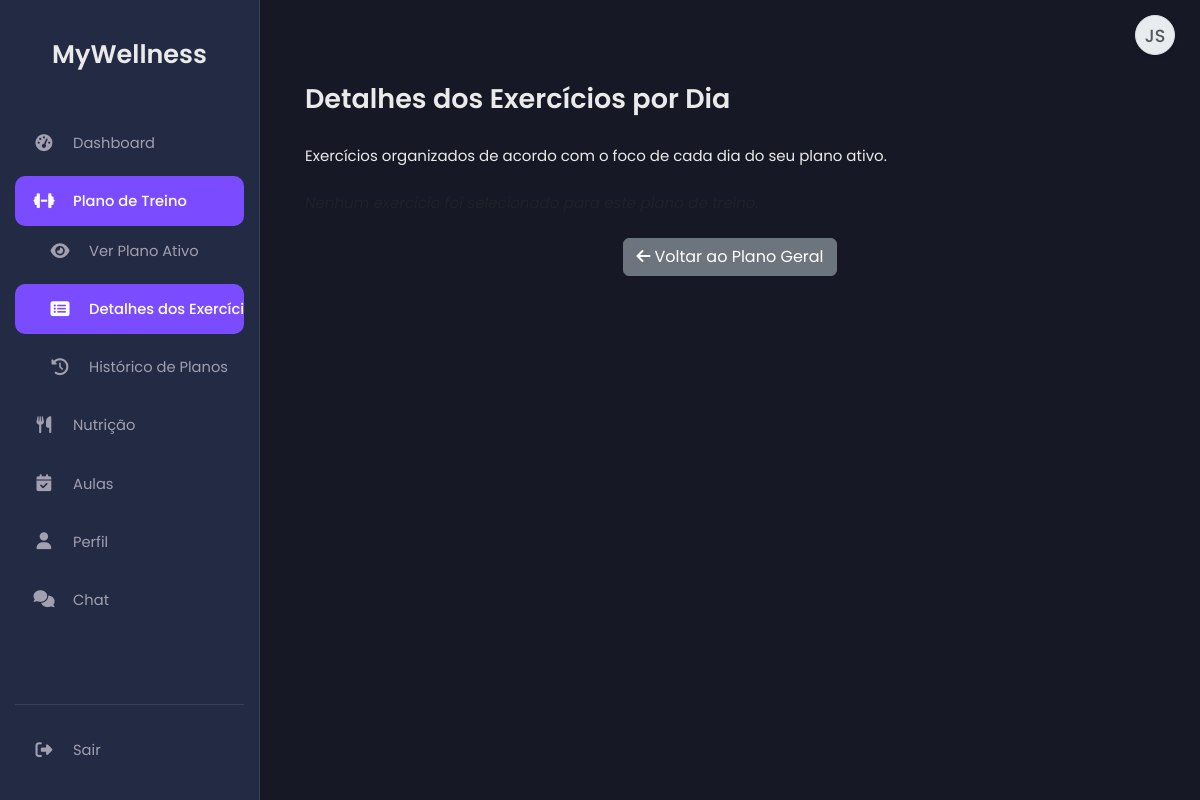
Before: /workout_plan_details.php (signed in) with the older database file.
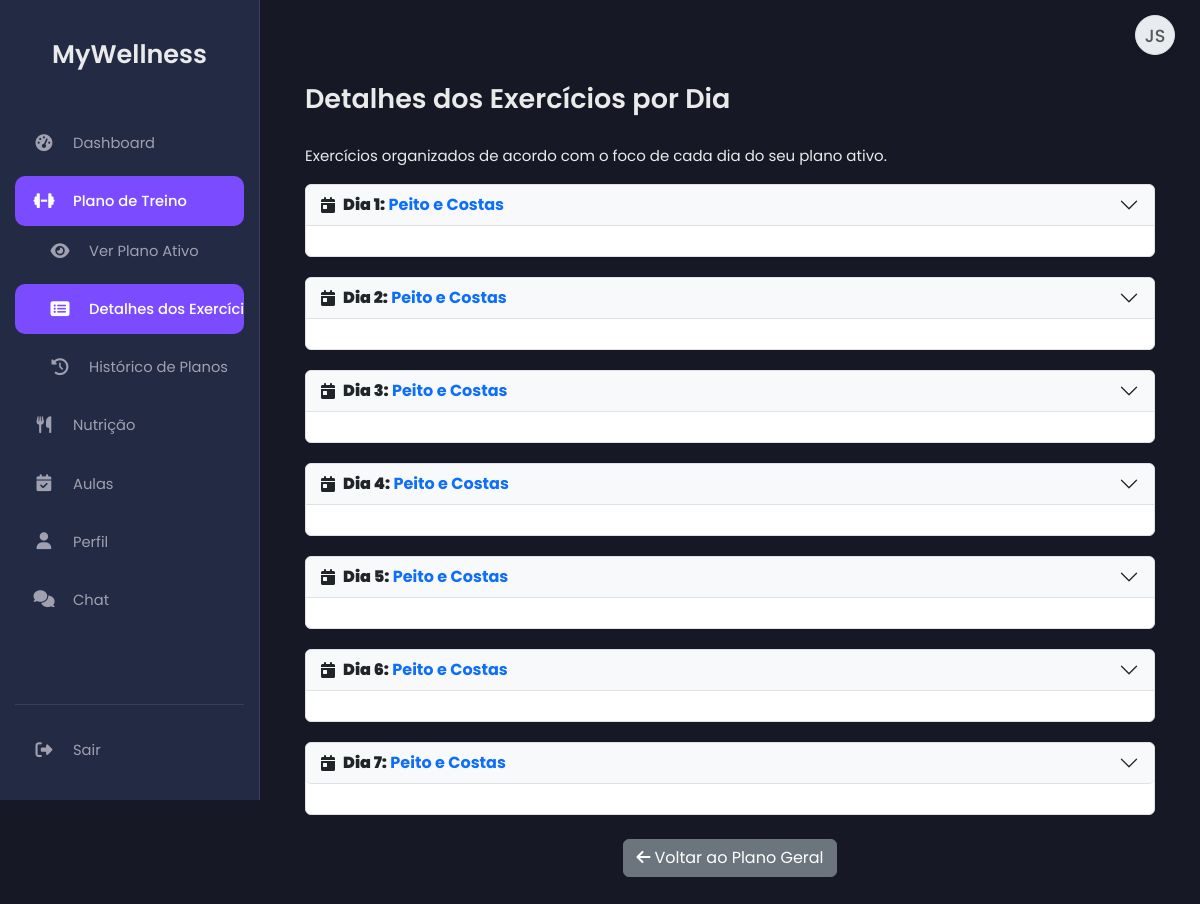
After: the same page with the newer database file.
### tables this page shows
CREATE TABLE `workout_plan_days` (
  `id` int(11) NOT NULL,
  `workout_plan_id` int(11) DEFAULT NULL,
  `day_name` varchar(255) NOT NULL,
  `day_details` text DEFAULT NULL,
  `day_option_id` int(11) DEFAULT NULL
);

CREATE TABLE `day_options` (
  `id` int(11) NOT NULL,
  `name` varchar(255) NOT NULL
);

### workout_plan_details.php (the view, shortened to what this page needs)
<?php
include 'db.php';
include 'header.php';
$active_page = basename($_SERVER['PHP_SELF']);
include 'sidebar_client.php';
$user_id = $_SESSION['user_id'];
$workout_plan = null;
$workout_plan_days = [];
$selected_exercises = [];
$page_error = '';
try {
    $stmt_client = $pdo->prepare("SELECT id FROM clients WHERE user_id = ? LIMIT 1");
    $stmt_client->execute([$user_id]);
    $client_data = $stmt_client->fetch();
    $client_id = $client_data['id'];
    $stmt_plan = $pdo->prepare("
        SELECT wp.id, wp.plan_details, wp.created_at, u.name as trainer_name
        FROM workout_plans wp
        JOIN users u ON wp.trainer_id = u.id
        WHERE wp.client_id = ? AND wp.is_active = 1
        LIMIT 1
    ");
    $stmt_plan->execute([$client_id]);
    $workout_plan = $stmt_plan->fetch();
    if ($workout_plan) {
        $workout_plan_id = $workout_plan['id'];
        $stmt_days = $pdo->prepare("
            SELECT wpd.day_name, do.name AS day_option_name
            FROM workout_plan_days wpd
            LEFT JOIN day_options do ON wpd.day_option_id = do.id
            WHERE wpd.workout_plan_id = ?
            ORDER BY FIELD(wpd.day_name, 'Dia 1', 'Dia 2', 'Dia 3', 'Dia 4', 'Dia 5', 'Dia 6', 'Dia 7')
        ");
        $stmt_days->execute([$workout_plan_id]);
        $workout_plan_days = $stmt_days->fetchAll();
        $stmt_exercises = $pdo->prepare("
            SELECT e.id, e.name, e.description, e.muscle_group, e.equipment, e.image, e.video_url
            FROM workout_plan_exercises wpe
            JOIN exercises e ON wpe.exercise_id = e.id
            WHERE wpe.workout_plan_id = ?
            ORDER BY e.muscle_group ASC, e.name ASC
        ");
        $stmt_exercises->execute([$workout_plan_id]);
        $selected_exercises = $stmt_exercises->fetchAll();
    } else {
        $page_error = "Nenhum plano de treino ativo encontrado. Contacte o seu treinador.";
    }
} catch (PDOException $e) {
    $page_error = "Erro ao carregar os detalhes do treino: " . $e->getMessage();
    error_log("Erro BD ao carregar detalhes do treino (workout_plan_details.php): " . $e->getMessage());
} catch (Exception $e) {
    $page_error = "Erro: " . $e->getMessage();
    error_log("Erro geral ao carregar detalhes do treino (workout_plan_details.php): " . $e->getMessage());
}
?>
<main class="main-content">
    <div class="container mt-5">
        <h2>Detalhes dos Exercícios por Dia</h2>
        <?php if ($page_error): ?>
            <div class="alert alert-warning"><?= htmlspecialchars($page_error) ?></div>
        <?php elseif ($workout_plan): ?>
            <p>Exercícios organizados de acordo com o foco de cada dia do seu plano ativo.</p>
            <div class="accordion workout-details-accordion" id="workoutPlanAccordionDetails">
                <?php
                if (!empty($workout_plan_days) && !empty($selected_exercises)):
                ?>
                    <?php foreach ($workout_plan_days as $index => $day): ?>
                        <?php
                            $day_id_suffix = preg_replace('/[^a-zA-Z0-9]/', '', $day['day_name']) . $index;
                            $day_option_name_original = trim($day['day_option_name'] ?? '');
                                ?>
                        <div class="accordion-item">
                            <h2 class="accordion-header" id="heading<?= $day_id_suffix ?>">
                                <button class="accordion-button collapsed" type="button" data-bs-toggle="collapse" data-bs-target="#collapse<?= $day_id_suffix ?>" aria-expanded="false" aria-controls="collapse<?= $day_id_suffix ?>">
                                     <i class="fas fa-calendar-day me-2"></i>
                                    <strong><?= htmlspecialchars($day['day_name']) ?>:</strong>&nbsp;
                                    <span class="text-primary"><?= htmlspecialchars($day_option_name_original ?: 'Não especificado') ?></span>
                                </button>
                            </h2>
                        </div>
                    <?php endforeach; ?>
                <?php elseif (empty($selected_exercises) && $workout_plan): ?>
                    <p class="text-muted fst-italic mt-4">Nenhum exercício foi selecionado para este plano de treino.</p>
                <?php elseif (empty($workout_plan_days) && $workout_plan): ?>
                    <p class="text-muted fst-italic mt-4">Os dias deste plano de treino ainda não foram configurados.</p>
                <?php endif; ?>
            </div>
        <?php endif; ?>
        <div class="text-center mt-4">
            <a href="workout_hub.php" class="btn btn-secondary"><i class="fas fa-arrow-left me-1"></i>Voltar ao Plano Geral</a>
        </div>
    </div>
</main>
<?php
include 'footer.php';
?>

### header.php (shortened to what this page needs)
<?php
$profile_pic_path = 'assets/img/profile_pics/';
$user_name_initials = '';
$profile_pic_src = null;
if (isset($_SESSION['user_id'])) {
    $profile_pic_file = $_SESSION['profile_picture'] ?? null;
    if ($profile_pic_file && file_exists($profile_pic_path . $profile_pic_file)) {
        $profile_pic_src = $profile_pic_path . $profile_pic_file;
    }
    elseif (isset($_SESSION['name'])) {
        $name_parts = explode(' ', trim($_SESSION['name']));
        $first_initial = !empty($name_parts[0]) ? strtoupper($name_parts[0][0]) : '';
        $last_initial = count($name_parts) > 1 ? strtoupper(end($name_parts)[0]) : '';
        $user_name_initials = $first_initial . $last_initial;
    }
}
?>
<!DOCTYPE html>
<html lang="pt-BR">
<head>
    <link rel="stylesheet" href="https://cdnjs.cloudflare.com/ajax/libs/font-awesome/6.4.0/css/all.min.css" />
    <link href="https://cdn.jsdelivr.net/npm/bootstrap@5.3.0/dist/css/bootstrap.min.css" rel="stylesheet">
    <link href='https://cdn.jsdelivr.net/npm/fullcalendar@6.1.11/main.min.css' rel='stylesheet' />
    <link rel="stylesheet" href="assets/css/dashboard_cliente.css">
    <link rel="stylesheet" href="assets/css/personalizacao_chat.css">
</head>
<body class="dashboard-body">
    <?php if (isset($_SESSION['user_id'])):  ?>
    <div class="profile-icon-container">
        <a href="profile.php" class="profile-icon" title="Ver Perfil">
            <?php if ($profile_pic_src):  ?>
                <img src="<?= htmlspecialchars($profile_pic_src) ?>?t=<?= time() ?>" alt="Foto de Perfil">
            <?php elseif ($user_name_initials):  ?>
                <span class="initials"><?= htmlspecialchars($user_name_initials) ?></span>
            <?php else:  ?>
                <i class="fas fa-user"></i>
            <?php endif; ?>
        </a>
    </div>
    <?php endif; ?>

### sidebar_client.php (shortened to what this page needs)
<aside class="sidebar">
    <div class="sidebar-header">
        <a href="dashboard.php" class="logo">MyWellness</a>
    </div>
    <nav>
        <ul class="sidebar-nav">
             <li><a href="dashboard.php" class="<?= ($active_page == 'dashboard.php') ? 'active' : ''; ?>"><i class="fas fa-tachometer-alt fa-fw"></i><span>Dashboard</span></a></li>
            <?php
                $workout_submenu_pages = ['workout_hub.php', 'workout_plan_history.php', 'workout_plan_details.php'];
                $is_workout_submenu_active = in_array($active_page, $workout_submenu_pages);
            ?>
            <li class="sidebar-item">
                <a href="#" class="sidebar-link has-arrow <?= $is_workout_submenu_active ? 'active' : ''; ?>" data-bs-toggle="collapse" data-bs-target="#workoutSubmenu" aria-expanded="<?= $is_workout_submenu_active ? 'true' : 'false'; ?>" aria-controls="workoutSubmenu">
                    <i class="fas fa-dumbbell fa-fw"></i>
                    <span>Plano de Treino</span>
                </a>
                <ul id="workoutSubmenu" class="sidebar-dropdown list-unstyled collapse <?= $is_workout_submenu_active ? 'show' : ''; ?>" data-bs-parent=".sidebar-nav">
                    <li class="sidebar-item">
                        <a href="workout_hub.php" class="sidebar-link <?= ($active_page == 'workout_hub.php') ? 'active' : ''; ?>">
                            <i class="fas fa-eye fa-fw ms-3"></i> <span>Ver Plano Ativo</span>
                        </a>
                    </li>
                    <li class="sidebar-item">
                        <a href="workout_plan_details.php" class="sidebar-link <?= ($active_page == 'workout_plan_details.php') ? 'active' : ''; ?>">
                            <i class="fas fa-list-alt fa-fw ms-3"></i> <span>Detalhes dos Exercícios</span>
                        </a>
                    </li>
                    <li class="sidebar-item">
                        <a href="workout_plan_history.php" class="sidebar-link <?= ($active_page == 'workout_plan_history.php') ? 'active' : ''; ?>">
                            <i class="fas fa-history fa-fw ms-3"></i> <span>Histórico de Planos</span>
                        </a>
                    </li>
                </ul>
            </li>
            <?php
                $nutrition_submenu_pages = ['nutrition_hub.php', 'recommendations_client.php', 'recipes_client.php'];
                $is_nutrition_submenu_active = in_array($active_page, $nutrition_submenu_pages);
            ?>
            <li class="sidebar-item">
                <a href="#" class="sidebar-link has-arrow <?= $is_nutrition_submenu_active ? 'active' : ''; ?>" data-bs-toggle="collapse" data-bs-target="#nutritionSubmenu" aria-expanded="<?= $is_nutrition_submenu_active ? 'true' : 'false'; ?>" aria-controls="nutritionSubmenu">
                    <i class="fas fa-utensils fa-fw"></i>
                    <span>Nutrição</span>
                </a>
            </li>
            <li><a href="classes.php" class="<?= ($active_page == 'classes.php') ? 'active' : ''; ?>"><i class="fas fa-calendar-check fa-fw"></i><span>Aulas</span></a></li>
            <?php
                $profile_submenu_pages = ['profile.php', 'client_statistics.php', 'ficha_pessoal.php', 'evolution.php'];
                $is_profile_submenu_active = in_array($active_page, $profile_submenu_pages);
            ?>
            <li class="sidebar-item">
                <a href="#" class="sidebar-link has-arrow <?= $is_profile_submenu_active ? 'active' : ''; ?>" data-bs-toggle="collapse" data-bs-target="#profileSubmenu" aria-expanded="<?= $is_profile_submenu_active ? 'true' : 'false'; ?>" aria-controls="profileSubmenu">
                    <i class="fas fa-user fa-fw"></i>
                    <span>Perfil</span>
                </a>
            </li>
            <li><a href="chat.php" class="<?= ($active_page == 'chat.php') ? 'active' : ''; ?>"><i class="fas fa-comments fa-fw"></i><span>Chat</span></a></li>
        </ul>
    </nav>
     <div class="sidebar-footer">
         <a href="logout.php">
            <i class="fas fa-sign-out-alt fa-fw"></i>
            <span>Sair</span>
        </a>
    </div>
</aside>

### footer.php (shortened to what this page needs)
</body>
</html>

### assets/css/dashboard_cliente.css (style rules this page uses)
:root { --bg-dark-primary: #161925; --bg-dark-secondary: #232A44; --text-light: #EAEAEA; --text-muted: #A0A0B0; --accent-color: #7B4BFF; --accent-color-hover: #6a3ffb; --border-color: #3a3f58; --sidebar-width: 260px; --sidebar-width-collapsed: 80px; --font-family: 'Poppins', sans-serif; }
body.dashboard-body { background-color: var(--bg-dark-primary); color: var(--text-light); font-family: var(--font-family); margin: 0; padding: 0; display: flex; min-height: 100vh; font-size: 15px; }
.sidebar { width: var(--sidebar-width); background-color: var(--bg-dark-secondary); padding: 25px 15px; height: 100vh; position: fixed; left: 0; top: 0; display: flex; flex-direction: column; border-right: 1px solid var(--border-color); transition: width 0.3s ease; z-index: 1000; }
.sidebar-header { text-align: center; margin-bottom: 35px; padding: 10px 0; }
.sidebar-header .logo { color: var(--text-light); font-size: 1.7em; font-weight: 600; text-decoration: none; transition: opacity 0.3s ease; }
.sidebar-nav { list-style: none; padding: 0; margin: 0; flex-grow: 1; }
.sidebar-nav li { margin-bottom: 8px; }
.sidebar-nav a { display: flex; align-items: center; padding: 14px 18px; color: var(--text-muted); text-decoration: none; border-radius: 10px; transition: background-color 0.2s ease, color 0.2s ease; font-size: 0.98em; white-space: nowrap; overflow: hidden; }
.sidebar-nav a i { margin-right: 18px; font-size: 1.15em; width: 22px; text-align: center; flex-shrink: 0; transition: margin-right 0.3s ease; }
.sidebar-nav a span { transition: opacity 0.3s ease; }
.sidebar-nav a.active { background-color: var(--accent-color); color: #ffffff; font-weight: 500; }
.sidebar-nav a.active i { color: #ffffff; }
.sidebar-footer { margin-top: auto; padding-top: 20px; border-top: 1px solid var(--border-color); }
.sidebar-footer a { display: flex; align-items: center; padding: 14px 18px; color: var(--text-muted); text-decoration: none; border-radius: 10px; transition: background-color 0.2s ease, color 0.2s ease; font-size: 0.98em; white-space: nowrap; overflow: hidden; }
.sidebar-footer a i { margin-right: 18px; font-size: 1.15em; width: 22px; text-align: center; flex-shrink: 0; transition: margin-right 0.3s ease; }
.sidebar-footer a span { transition: opacity 0.3s ease; }
.main-content { margin-left: var(--sidebar-width); padding: 35px 45px; width: calc(100% - var(--sidebar-width)); background-color: var(--bg-dark-primary); transition: margin-left 0.3s ease, width 0.3s ease; overflow-y: auto; }
.main-content h2 { color: var(--text-light); margin-bottom: 30px; font-weight: 600; font-size: 1.8em; }
.container, .container-fluid, .container-lg, .container-md, .container-sm, .container-xl, .container-xxl { padding-left: 0; padding-right: 0; max-width: 100%; }

### assets/css/personalizacao_chat.css (style rules this page uses)
:root { --chat-bg: #FFFFFF; --chat-text: #000000; --chat-border: #D1D1D6; --chat-messages-bg: #FFFFFF; --chat-input-area-bg: #F8F9FA; --chat-input-bg: #FFFFFF; --chat-placeholder-text: #8A8A8E; --chat-sent-bg: #007AFF; --chat-sent-bg-rgb: 0, 122, 255; --chat-sent-text: #FFFFFF; --chat-received-bg: #E5E5EA; --chat-received-text: #000000; --chat-timestamp-sent: #d1eaff; --chat-timestamp-received: #6c757d; }

### header.php (style rules this page uses)
.profile-icon-container { position: fixed; top: 15px; right: 25px; z-index: 1050; }
.profile-icon { display: inline-block; width: 40px; height: 40px; border-radius: 50%; background-color: var(--bs-secondary-bg, #e9ecef); color: var(--bs-secondary-color, #6c757d); text-align: center; line-height: 40px; font-size: 1.1rem; font-weight: 500; overflow: hidden; text-decoration: none; border: 1px solid var(--bs-border-color, #dee2e6); transition: transform 0.2s ease, box-shadow 0.2s ease; box-shadow: 0 2px 4px rgba(0,0,0,0.1); }
.profile-icon .initials { display: block; width: 100%; height: 100%; }

### workout_plan_details.php (style rules this page uses)
.workout-details-accordion .accordion-item { border: 1px solid var(--bs-border-color); border-radius: var(--bs-border-radius); margin-bottom: 20px; overflow: hidden; }
.workout-details-accordion .accordion-button { background-color: var(--bs-light); padding: 10px 15px; font-weight: bold; border-bottom: 1px solid var(--bs-border-color); }

Changed rows visible on the page:
added workout_plan_days: day_name "Dia 1", day_option.name "Peito e Costas"
added workout_plan_days: day_name "Dia 2", day_option.name "Peito e Costas"
added workout_plan_days: day_name "Dia 3", day_option.name "Peito e Costas"
added workout_plan_days: day_name "Dia 4", day_option.name "Peito e Costas"
added workout_plan_days: day_name "Dia 5", day_option.name "Peito e Costas"
added workout_plan_days: day_name "Dia 6", day_option.name "Peito e Costas"
added workout_plan_days: day_name "Dia 7", day_option.name "Peito e Costas"
